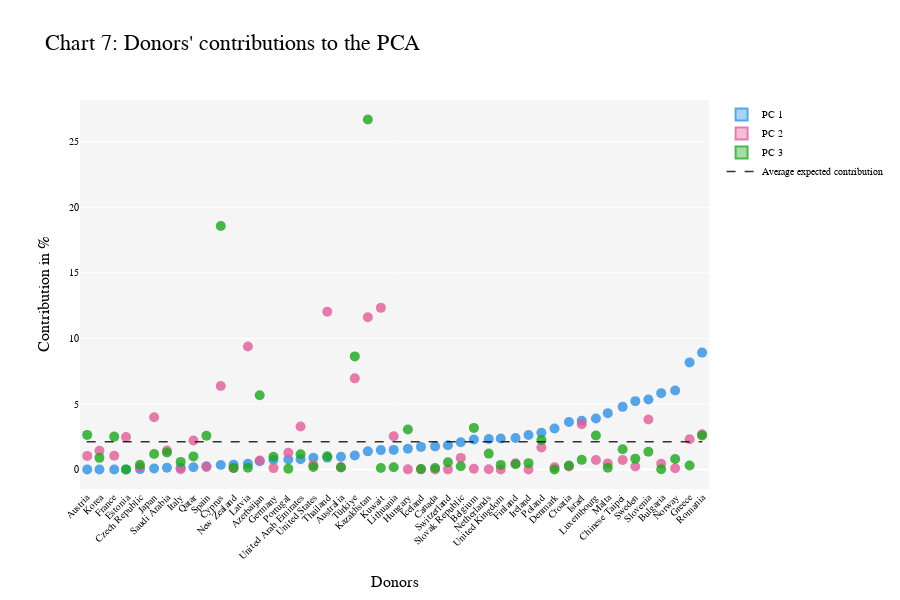

Here is the notebook cell this chart was saved with:
### Code cell
def show_contributions(contributions):
    fig = go.Figure()
    pc_dims = [0, 1, 2]
    contributions = contributions.sort_values(0)

    for pc_dim in pc_dims:
        fig.add_trace(go.Box(
            x=contributions['Donor'],
            y=contributions[pc_dim],
            name=f"PC {pc_dim + 1}",
            opacity=0.8,
            hovertemplate="%{x} contributes %{y:.2f}%",
            boxpoints='all',
            pointpos = 0,
            marker_color=px.colors.qualitative.Dark24[pc_dim],
            marker=dict(size=10),
            width=0,
        ))

    fig.add_trace(go.Scatter(
        x=contributions['Donor'],
        y=contributions['avg_expected'],
        mode='lines',
        name=f"Average expected contribution",
        opacity=0.8,
        line=dict(color='black', width=1.5, dash='dash'),
        hoverinfo='skip'
    ))

        
    fig.update_layout(
            title=dict(text="Chart 7: Donors' contributions to the PCA", font=dict(size=22)),
            width=900,
            height=600,
            font_family='Montserrat',
            font_color='black',
            font_size=10,
            plot_bgcolor='rgb(245, 245, 245)',
    )

    fig.update_xaxes(tickangle=-45 ,title=dict(text="Donors", font=dict(size=16)))
    fig.update_yaxes(title=dict(text="Contribution in %", font=dict(size=16)))
    return fig

fig18 = show_contributions(contributions)
fig18.show()

### Figure 1 — Plotly figure (JSON) as saved in the notebook; plotly's stock layout.template omitted (floating-point values rounded to 4 significant figures)
{"data": [{"boxpoints": "all", "hovertemplate": "%{x} contributes %{y:.2f}%", "marker": {"color": "#2E91E5", "size": 10}, "name": "PC 1", "opacity": 0.8, "pointpos": 0, "type": "box", "width": 0, "x": ["Austria", "Korea", "France", "Estonia", "Czech Republic", "Japan", "Saudi Arabia", "Italy", "Qatar", "Spain", "Cyprus", "New Zealand", "Latvia", "Azerbaijan", "Germany", "Portugal", "United Arab Emirates", "United States", "Thailand", "Australia", "Türkiye", "Kazakhstan", "Kuwait", "Lithuania", "Hungary", "Iceland", "Canada", "Switzerland", "Slovak Republic", "Belgium", "Netherlands", "United Kingdom", "Finland", "Ireland", "Poland", "Denmark", "Croatia", "Israel", "Luxembourg", "Malta", "Chinese Taipei", "Sweden", "Slovenia", "Bulgaria", "Norway", "Greece", "Romania"], "y": [0.005662, 0.005782, 0.01003, 0.01349, 0.03471, 0.0757, 0.1321, 0.1383, 0.1754, 0.2576, 0.345, 0.3622, 0.4441, 0.6357, 0.7427, 0.7723, 0.7802, 0.9029, 0.9111, 0.9717, 1.077, 1.388, 1.484, 1.502, 1.586, 1.729, 1.767, 1.85, 2.085, 2.288, 2.33, 2.366, 2.406, 2.633, 2.809, 3.138, 3.626, 3.727, 3.896, 4.302, 4.782, 5.22, 5.339, 5.828, 6.027, 8.175, 8.921]}, {"boxpoints": "all", "hovertemplate": "%{x} contributes %{y:.2f}%", "marker": {"color": "#E15F99", "size": 10}, "name": "PC 2", "opacity": 0.8, "pointpos": 0, "type": "box", "width": 0, "x": ["Austria", "Korea", "France", "Estonia", "Czech Republic", "Japan", "Saudi Arabia", "Italy", "Qatar", "Spain", "Cyprus", "New Zealand", "Latvia", "Azerbaijan", "Germany", "Portugal", "United Arab Emirates", "United States", "Thailand", "Australia", "Türkiye", "Kazakhstan", "Kuwait", "Lithuania", "Hungary", "Iceland", "Canada", "Switzerland", "Slovak Republic", "Belgium", "Netherlands", "United Kingdom", "Finland", "Ireland", "Poland", "Denmark", "Croatia", "Israel", "Luxembourg", "Malta", "Chinese Taipei", "Sweden", "Slovenia", "Bulgaria", "Norway", "Greece", "Romania"], "y": [1.043, 1.429, 1.054, 2.487, 0.1721, 3.991, 1.445, 0.03017, 2.213, 0.1989, 6.369, 0.1281, 9.386, 0.6871, 0.1108, 1.279, 3.287, 0.3508, 12.05, 0.1999, 6.958, 11.62, 12.34, 2.539, 0.01633, 0.01657, 0.0142, 0.01588, 0.8914, 0.05936, 0.02788, 0.01411, 0.4765, 0.0008911, 1.688, 0.1816, 0.2367, 3.455, 0.7271, 0.4713, 0.7301, 0.2364, 3.821, 0.4494, 0.09848, 2.317, 2.694]}, {"boxpoints": "all", "hovertemplate": "%{x} contributes %{y:.2f}%", "marker": {"color": "#1CA71C", "size": 10}, "name": "PC 3", "opacity": 0.8, "pointpos": 0, "type": "box", "width": 0, "x": ["Austria", "Korea", "France", "Estonia", "Czech Republic", "Japan", "Saudi Arabia", "Italy", "Qatar", "Spain", "Cyprus", "New Zealand", "Latvia", "Azerbaijan", "Germany", "Portugal", "United Arab Emirates", "United States", "Thailand", "Australia", "Türkiye", "Kazakhstan", "Kuwait", "Lithuania", "Hungary", "Iceland", "Canada", "Switzerland", "Slovak Republic", "Belgium", "Netherlands", "United Kingdom", "Finland", "Ireland", "Poland", "Denmark", "Croatia", "Israel", "Luxembourg", "Malta", "Chinese Taipei", "Sweden", "Slovenia", "Bulgaria", "Norway", "Greece", "Romania"], "y": [2.645, 0.8931, 2.515, 0.01214, 0.3677, 1.183, 1.301, 0.5844, 1.003, 2.585, 18.58, 0.1277, 0.143, 5.669, 0.9821, 0.06792, 1.168, 0.1954, 1.013, 0.1624, 8.634, 26.71, 0.1136, 0.1711, 3.061, 0.03763, 0.1164, 0.5575, 0.2499, 3.178, 1.217, 0.3549, 0.3998, 0.4886, 2.256, 0.00145, 0.3032, 0.7399, 2.594, 0.1333, 1.544, 0.8333, 1.361, 0.02585, 0.8107, 0.3139, 2.594]}, {"hoverinfo": "skip", "line": {"color": "black", "dash": "dash", "width": 1.5}, "mode": "lines", "name": "Average expected contribution", "opacity": 0.8, "type": "scatter", "x": ["Austria", "Korea", "France", "Estonia", "Czech Republic", "Japan", "Saudi Arabia", "Italy", "Qatar", "Spain", "Cyprus", "New Zealand", "Latvia", "Azerbaijan", "Germany", "Portugal", "United Arab Emirates", "United States", "Thailand", "Australia", "Türkiye", "Kazakhstan", "Kuwait", "Lithuania", "Hungary", "Iceland", "Canada", "Switzerland", "Slovak Republic", "Belgium", "Netherlands", "United Kingdom", "Finland", "Ireland", "Poland", "Denmark", "Croatia", "Israel", "Luxembourg", "Malta", "Chinese Taipei", "Sweden", "Slovenia", "Bulgaria", "Norway", "Greece", "Romania"], "y": [2.13, 2.13, 2.13, 2.13, 2.13, 2.13, 2.13, 2.13, 2.13, 2.13, 2.13, 2.13, 2.13, 2.13, 2.13, 2.13, 2.13, 2.13, 2.13, 2.13, 2.13, 2.13, 2.13, 2.13, 2.13, 2.13, 2.13, 2.13, 2.13, 2.13, 2.13, 2.13, 2.13, 2.13, 2.13, 2.13, 2.13, 2.13, 2.13, 2.13, 2.13, 2.13, 2.13, 2.13, 2.13, 2.13, 2.13]}], "layout": {"font": {"color": "black", "family": "Montserrat", "size": 10}, "height": 600, "plot_bgcolor": "rgb(245, 245, 245)", "title": {"font": {"size": 22}, "text": "Chart 7: Donors' contributions to the PCA"}, "width": 900, "xaxis": {"tickangle": -45, "title": {"font": {"size": 16}, "text": "Donors"}}, "yaxis": {"title": {"font": {"size": 16}, "text": "Contribution in %"}}}}
